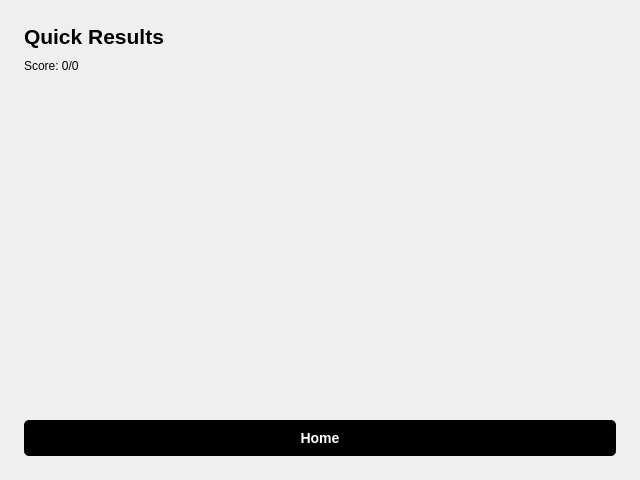
<?xml version="1.0" encoding="UTF-8" ?>
<ui version="4.0">
    <class>QuickResultsPage</class>
    <widget class="QWidget" name="QuickResultsPage">
        <property name="geometry">
            <rect>
                <x>0</x>
                <y>0</y>
                <width>640</width>
                <height>480</height>
            </rect>
        </property>
        <property name="windowTitle">
            <string>Quick Results</string>
        </property>
        <layout class="QVBoxLayout" name="verticalLayout">
            <property name="spacing">
                <number>10</number>
            </property>
            <property name="leftMargin">
                <number>24</number>
            </property>
            <property name="rightMargin">
                <number>24</number>
            </property>
            <property name="topMargin">
                <number>24</number>
            </property>
            <property name="bottomMargin">
                <number>24</number>
            </property>
            <item>
                <widget class="QLabel" name="titleLabel">
                    <property name="text">
                        <string>Quick Results</string>
                    </property>
                    <property name="font">
                        <font>
                            <pointsize>16</pointsize>
                            <bold>true</bold>
                            <weight>75</weight>
                        </font>
                    </property>
                </widget>
            </item>
            <item>
                <widget class="QLabel" name="scoreLabel">
                    <property name="text">
                        <string>Score: 0/0</string>
                    </property>
                </widget>
            </item>
            <item>
                <spacer name="verticalSpacer">
                    <property name="orientation">
                        <enum>Qt::Vertical</enum>
                    </property>
                    <property name="sizeType">
                        <enum>QSizePolicy::Expanding</enum>
                    </property>
                    <property name="sizeHint" stdset="0">
                        <size>
                            <width>20</width>
                            <height>40</height>
                        </size>
                    </property>
                </spacer>
            </item>
            <item>
                <widget class="QPushButton" name="homeButton">
                    <property name="text">
                        <string>Home</string>
                    </property>
                    <property name="font">
                        <font>
                            <pointsize>12</pointsize>
                            <bold>true</bold>
                            <weight>75</weight>
                        </font>
                    </property>
                    <property name="styleSheet">
                        <string notr="true">
                            QPushButton {
                            border-radius: 5px;
                            background-color: #000;
                            color: #fff;
                            padding: 10px;
                            font-size: 14px;
                            }
                            QPushButton:hover {
                            background-color: #111;
                            }
                        </string>
                    </property>
                    <property name="cursor">
                        <cursorShape>PointingHandCursor</cursorShape>
                    </property>
                </widget>
            </item>
        </layout>
    </widget>
</ui>
